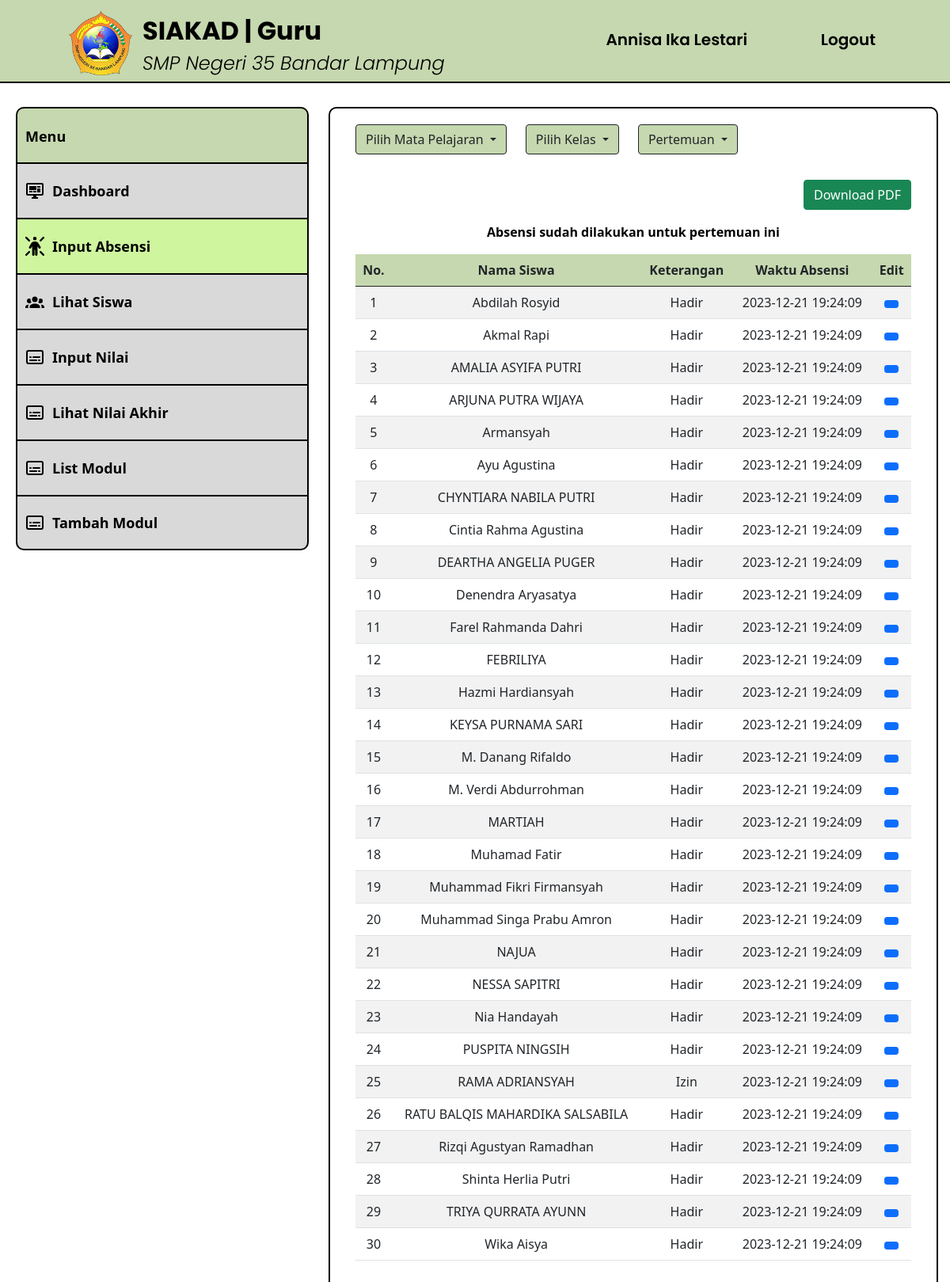
/src/inputabsensi-guru.php?kode_mapel=PAK7&kelas=7A&pertemuan_ke=1 (signed in), run on the app's committed database.
### tables this page shows
CREATE TABLE `guru` (
  `id_guru` int(11) NOT NULL,
  `nip` varchar(50) NOT NULL,
  `password` varchar(255) NOT NULL,
  `nama` varchar(50) NOT NULL,
  `jenis_kelamin` varchar(20) NOT NULL,
  `tanggal_lahir` date NOT NULL,
  `tempat_lahir` varchar(30) NOT NULL,
  `agama` varchar(20) NOT NULL,
  `no_hp` varchar(15) NOT NULL,
  `email` varchar(50) NOT NULL,
  `alamat` varchar(100) NOT NULL,
  `foto` varchar(255) NOT NULL,
  `status_guru` enum('Aktif','Tidak Aktif') NOT NULL
);

CREATE TABLE `absensi` (
  `id_absensi` int(11) NOT NULL,
  `id_jadwal` int(11) NOT NULL,
  `pertemuan_ke` int(11) NOT NULL,
  `kode_mapel` varchar(20) NOT NULL,
  `nisn` varchar(30) NOT NULL,
  `keterangan` enum('Hadir','Izin','Sakit','Alpa') NOT NULL,
  `tanggal` date NOT NULL,
  `waktu_input` datetime NOT NULL
);

CREATE TABLE `siswa` (
  `id_siswa` int(11) NOT NULL,
  `nisn` varchar(30) NOT NULL,
  `password` varchar(255) NOT NULL,
  `nama` varchar(50) NOT NULL,
  `jenis_kelamin` varchar(20) NOT NULL,
  `tanggal_lahir` date NOT NULL,
  `tempat_lahir` varchar(30) NOT NULL,
  `agama` varchar(20) NOT NULL,
  `no_hp` varchar(15) NOT NULL,
  `email` varchar(30) NOT NULL,
  `alamat` text NOT NULL,
  `nama_wali` varchar(50) NOT NULL,
  `no_telepon_wali` varchar(15) NOT NULL,
  `angkatan` int(11) NOT NULL,
  `kode_kelas` varchar(5) NOT NULL,
  `foto` varchar(255) NOT NULL,
  `status_siswa` enum('Aktif','Tidak Aktif') NOT NULL
);

### src/inputabsensi-guru.php (the view, shortened to what this page needs)
<?php
require('db.php');
$guru = $_SESSION["guru"]["nip"];
$ambil_guru = mysqli_query($conn, "SELECT * FROM guru WHERE nip = '$guru'");
$data_guru = mysqli_fetch_array($ambil_guru);
$mapel_dipilih = $_GET['kode_mapel'] ?? '';
$kelas_dipilih = $_GET['kelas'] ?? '';
$pertemuan_ke = $_GET['pertemuan_ke'] ?? '';
$absensi_exist = false;
if ($kelas_dipilih && $pertemuan_ke && $mapel_dipilih) {
    $query_jadwal = mysqli_prepare($conn, "SELECT id_jadwal FROM jadwal_pelajaran WHERE nip = ? AND kode_kelas = ? AND kode_mapel = ? LIMIT 1");
    mysqli_stmt_bind_param($query_jadwal, 'sss', $guru, $kelas_dipilih, $mapel_dipilih);
    mysqli_stmt_execute($query_jadwal);
    $result_jadwal = mysqli_stmt_get_result($query_jadwal);
    $data_jadwal = mysqli_fetch_assoc($result_jadwal);
    if ($data_jadwal) {
        $id_jadwal = $data_jadwal['id_jadwal'];
        $query_absensi_exist = mysqli_prepare($conn, "SELECT a.*, s.nama FROM absensi a JOIN siswa s ON a.nisn = s.nisn WHERE a.id_jadwal = ? AND a.pertemuan_ke = ? ORDER BY s.nama ASC");
        mysqli_stmt_bind_param($query_absensi_exist, 'ii', $id_jadwal, $pertemuan_ke);
        mysqli_stmt_execute($query_absensi_exist);
        $hasil_absensi_exist = mysqli_stmt_get_result($query_absensi_exist);
        $absensi_exist = mysqli_num_rows($hasil_absensi_exist) > 0;
        if ($absensi_exist) {
            $daftar_absensi = [];
            while ($row = mysqli_fetch_assoc($hasil_absensi_exist)) {
                $daftar_absensi[] = $row;
            }
        }
    }
}
?>
<!DOCTYPE html>
<html>
<head>
    <link rel="stylesheet" type="text/css" href="../styles/styles.css" />
    <link href="https://cdn.jsdelivr.net/npm/bootstrap@5.0.2/dist/css/bootstrap.min.css" rel="stylesheet"
>
</head>
<body>
    <header>
        <div class="logo-text">
            <a href="dashboard-guru.php">
                <img src="../assets/LogoSMPN35.png" alt="LogoSMPN35" width="80px" />
            </a>
        </div>
        <div class="title-text">
            <a href="dashboard-guru.php">
                <h1>SIAKAD | Guru</h1>
                <span>SMP Negeri 35 Bandar Lampung</span>
            </a>
        </div>
        <div class="profile-button">
            <a href="profile-guru.php"><iconify-icon icon="material-symbols:person" width="30"
                    class="align-middle p-3"></iconify-icon><a href="profile-guru.php">
                    <?php echo $data_guru['nama'] ?>
                </a>
        </div>
        <div class="logout-button">
        <a href="logout.php"><iconify-icon icon="material-symbols:logout" width="30" class="align-middle p-3"></iconify-icon>Logout</a>
      </div>
    </header>
    <nav>
        <ul class="side-menu">
            <li class="menu-disabled"><span>Menu</span></li>
            <li>
                <a href="dashboard-guru.php"><img src="../assets/monitor-dashboard.svg" alt="Dashboard" />Dashboard</a>
            </li>
            <li>
                <a href="inputabsensi-guru.php" class="active"><img src="../assets/person-rays.svg"
                        alt="Input-Absensi" />Input
                    Absensi</a>
            </li>
            <li>
                <a href="lihatsiswa-guru.php"><img src="../assets/person-group.svg" alt="Lihat-Siswa" />Lihat
                    Siswa</a>
            </li>
            <li>
                <a href="inputnilai-guru.php"><img src="../assets/transcript.svg" alt="Input-Nilai" />Input
                    Nilai</a>
            </li>
            <li>
                <a href="lihatnilaiakhir-guru.php"><img src="../assets/transcript.svg" alt="Lihat-Nilai-Akhir" />Lihat
                    Nilai Akhir</a>
            </li>
            <li>
                <a href="listmodul-guru.php"><img src="../assets/transcript.svg" alt="List-Modul" />List Modul</a>
            </li>
            <li>
                <a href="tambahmodul-guru.php" class="menu-end"><img src="../assets/transcript.svg" alt="Tambah-Modul" />Tambah
                    Modul</a>
            </li>
        </ul>
    </nav>
    <div class="kotak-isi">
      <div class="btn-group mb-3">
      <div class="dropdown container mb-3">
      <button class="btn border-dark dropdown-toggle" style="background-color: #C6D8AF;" type="button"
        id="dropdownMenuButton1" data-bs-toggle="dropdown" aria-expanded="false">
        Pilih Mata Pelajaran
      </button>
    </div>
            <?php if ($mapel_dipilih): ?>
            <div class="dropdown container mb-3">
                <button class="btn border-dark dropdown-toggle" style="background-color: #C6D8AF;" type="button"
                    id="dropdownMenuButton1" data-bs-toggle="dropdown" aria-expanded="false">
                    Pilih Kelas
                </button>
            </div>
            <?php endif; ?>
            <?php if ($kelas_dipilih): ?>
            <div class="dropdown container ml-3 mb-3">
                <button class="btn border-dark dropdown-toggle" style="background-color: #C6D8AF;" type="button"
                    id="dropdownMenuButton2" data-bs-toggle="dropdown" aria-expanded="false">
                    Pertemuan
                </button>
            </div>
            <?php endif; ?>
        </div>
<?php if ($absensi_exist): ?>
    <div class="container">
    <div class="d-flex justify-content-between align-items-center mb-3">
    <a href="inputabsensi-guru.php?kode_mapel=<?php echo $mapel_dipilih; ?>&kelas=<?php echo $kelas_dipilih; ?>&pertemuan_ke=<?php echo $pertemuan_ke; ?>&download=pdf" class="btn btn-success">Download PDF</a>
    </div>
      <table class="table table-striped table-fixed text-center">
          <p style="text-align: center; font-weight: bold;">Absensi sudah dilakukan untuk pertemuan ini</p>
          <thead style="background-color: #C6D8AF;">
    <tr>
        <th scope="col">No.</th>
        <th scope="col">Nama Siswa</th>
        <th scope="col">Keterangan</th>
        <th scope="col">Waktu Absensi</th>
        <th scope="col">Edit</th>
    </tr>
</thead>
        <tbody>
            <?php $no = 1; foreach ($daftar_absensi as $data): ?>
    <tr>
        <td><?php echo $no++; ?></td>
        <td><?php echo htmlspecialchars($data['nama']); ?></td>
        <td><?php echo htmlspecialchars($data['keterangan']); ?></td>
        <td><?php echo htmlspecialchars($data['waktu_input']); ?></td>
        <td>
            <a href="editabsensi.php?id=<?php echo $data['id_absensi']; ?>" class="btn btn-primary btn-sm">
        </a>
        </td>
    </tr>
<?php endforeach; ?>
        </tbody>
    </table>
</div>
<?php endif; ?>
    </div>
</body>
</html>

### styles/styles.css (style rules this page uses)
body { font-family: Poppins; display: flex; align-items: center; width: 100vw; height: 100vh; margin: 0; overflow: hidden; }
p { color: black; }
header { position: fixed; top: 0; width: 100%; height: 105px; background-color: #c6d8af; color: #fff; text-align: left; border-bottom: 2px solid #000; }
header h1 { position: absolute; left: 180px; font-family: Poppins; font-size: 32px; font-weight: 700; color: #000; }
header span { position: absolute; top: 62px; left: 180px; font-family: Poppins; font-size: 24px; font-weight: 300; font-style: italic; color: #000; }
.logo-text { display: flex; align-items: center; position: fixed; left: 87px; top: 14px; }
.title-text h1 { top: 20px; }
.logout-button { position: fixed; top: 35px; right: 94px; }
.profile-button { position: fixed; top: 35px; right: 256px; }
.logout-button a, .profile-button a { text-decoration: none; font-family: Poppins; font-weight: 600; font-size: 20px; color: #000; }
nav { position: fixed; top: 105px; left: 0; width: 370px; height: calc(100% - 175px); padding: 20px; margin-top: 10px; }
.side-menu { list-style: none; padding: 0; margin: 0; }
.side-menu li { margin-bottom: 0; }
.side-menu a { display: block; width: 370px; height: 70px; background-color: #d9d9d9; line-height: 70px; text-decoration: none; color: #000; font-size: 18px; font-weight: bold; transition: background-color 0.3s; border-top: 2px solid #000; border-right: 2px solid #000; border-left: 2px solid #000; }
.side-menu a { display: flex; align-items: center; text-decoration: none; color: #000; padding: 5px 0; }
.side-menu img, .side-menu span { width: 24px; height: 24px; margin-right: 10px; margin-left: 10px; }
.side-menu .active { background-color: #cff59f; }
.menu-disabled { display: flex; width: 370px; height: 70px; background-color: #c6d8af; text-align: center; line-height: 70px; text-decoration: none; color: #000; font-size: 18px; font-weight: bold; pointer-events: none; border-top-left-radius: 10px; border-top-right-radius: 10px; border-top: 2px solid #000; border-right: 2px solid #000; border-left: 2px solid #000; }
.menu-end { border-bottom-left-radius: 10px; border-bottom-right-radius: 10px; border-bottom: 2px solid #000; }
.kotak-isi { position: fixed; top: 135px; left: 415px; right: 15px; bottom: 15px; background-color: #fff; border-radius: 10px; border: 2px solid #000; padding: 20px; overflow-y: auto; }

### data on the page
guru: nama "Annisa Ika Lestari"
absensi: siswa.nama "Abdilah Rosyid", keterangan "Hadir", waktu_input "2023-12-21 19:24:09"
absensi: siswa.nama "Akmal Rapi", keterangan "Hadir", waktu_input "2023-12-21 19:24:09"
absensi: siswa.nama "AMALIA ASYIFA PUTRI", keterangan "Hadir", waktu_input "2023-12-21 19:24:09"
absensi: siswa.nama "ARJUNA PUTRA WIJAYA", keterangan "Hadir", waktu_input "2023-12-21 19:24:09"
absensi: siswa.nama "Armansyah", keterangan "Hadir", waktu_input "2023-12-21 19:24:09"
absensi: siswa.nama "Ayu Agustina", keterangan "Hadir", waktu_input "2023-12-21 19:24:09"
absensi: siswa.nama "CHYNTIARA NABILA PUTRI", keterangan "Hadir", waktu_input "2023-12-21 19:24:09"
absensi: siswa.nama "Cintia Rahma Agustina", keterangan "Hadir", waktu_input "2023-12-21 19:24:09"
absensi: siswa.nama "DEARTHA ANGELIA PUGER", keterangan "Hadir", waktu_input "2023-12-21 19:24:09"
absensi: siswa.nama "Denendra Aryasatya", keterangan "Hadir", waktu_input "2023-12-21 19:24:09"
absensi: siswa.nama "Farel Rahmanda Dahri", keterangan "Hadir", waktu_input "2023-12-21 19:24:09"
absensi: siswa.nama "FEBRILIYA", keterangan "Hadir", waktu_input "2023-12-21 19:24:09"
absensi: siswa.nama "Hazmi Hardiansyah", keterangan "Hadir", waktu_input "2023-12-21 19:24:09"
absensi: siswa.nama "KEYSA PURNAMA SARI", keterangan "Hadir", waktu_input "2023-12-21 19:24:09"
absensi: siswa.nama "M. Danang Rifaldo", keterangan "Hadir", waktu_input "2023-12-21 19:24:09"
absensi: siswa.nama "M. Verdi Abdurrohman", keterangan "Hadir", waktu_input "2023-12-21 19:24:09"
absensi: siswa.nama "MARTIAH", keterangan "Hadir", waktu_input "2023-12-21 19:24:09"
absensi: siswa.nama "Muhamad Fatir", keterangan "Hadir", waktu_input "2023-12-21 19:24:09"
absensi: siswa.nama "Muhammad Fikri Firmansyah", keterangan "Hadir", waktu_input "2023-12-21 19:24:09"
absensi: siswa.nama "Muhammad Singa Prabu Amron", keterangan "Hadir", waktu_input "2023-12-21 19:24:09"
absensi: siswa.nama "NAJUA", keterangan "Hadir", waktu_input "2023-12-21 19:24:09"
absensi: siswa.nama "NESSA SAPITRI", keterangan "Hadir", waktu_input "2023-12-21 19:24:09"
absensi: siswa.nama "Nia Handayah", keterangan "Hadir", waktu_input "2023-12-21 19:24:09"
absensi: siswa.nama "PUSPITA NINGSIH", keterangan "Hadir", waktu_input "2023-12-21 19:24:09"
absensi: siswa.nama "RAMA ADRIANSYAH", keterangan "Izin", waktu_input "2023-12-21 19:24:09"
absensi: siswa.nama "RATU BALQIS MAHARDIKA SALSABILA", keterangan "Hadir", waktu_input "2023-12-21 19:24:09"
absensi: siswa.nama "Rizqi Agustyan Ramadhan", keterangan "Hadir", waktu_input "2023-12-21 19:24:09"
absensi: siswa.nama "Shinta Herlia Putri", keterangan "Hadir", waktu_input "2023-12-21 19:24:09"
absensi: siswa.nama "TRIYA QURRATA AYUNN", keterangan "Hadir", waktu_input "2023-12-21 19:24:09"
absensi: siswa.nama "Wika Aisya", keterangan "Hadir", waktu_input "2023-12-21 19:24:09"
